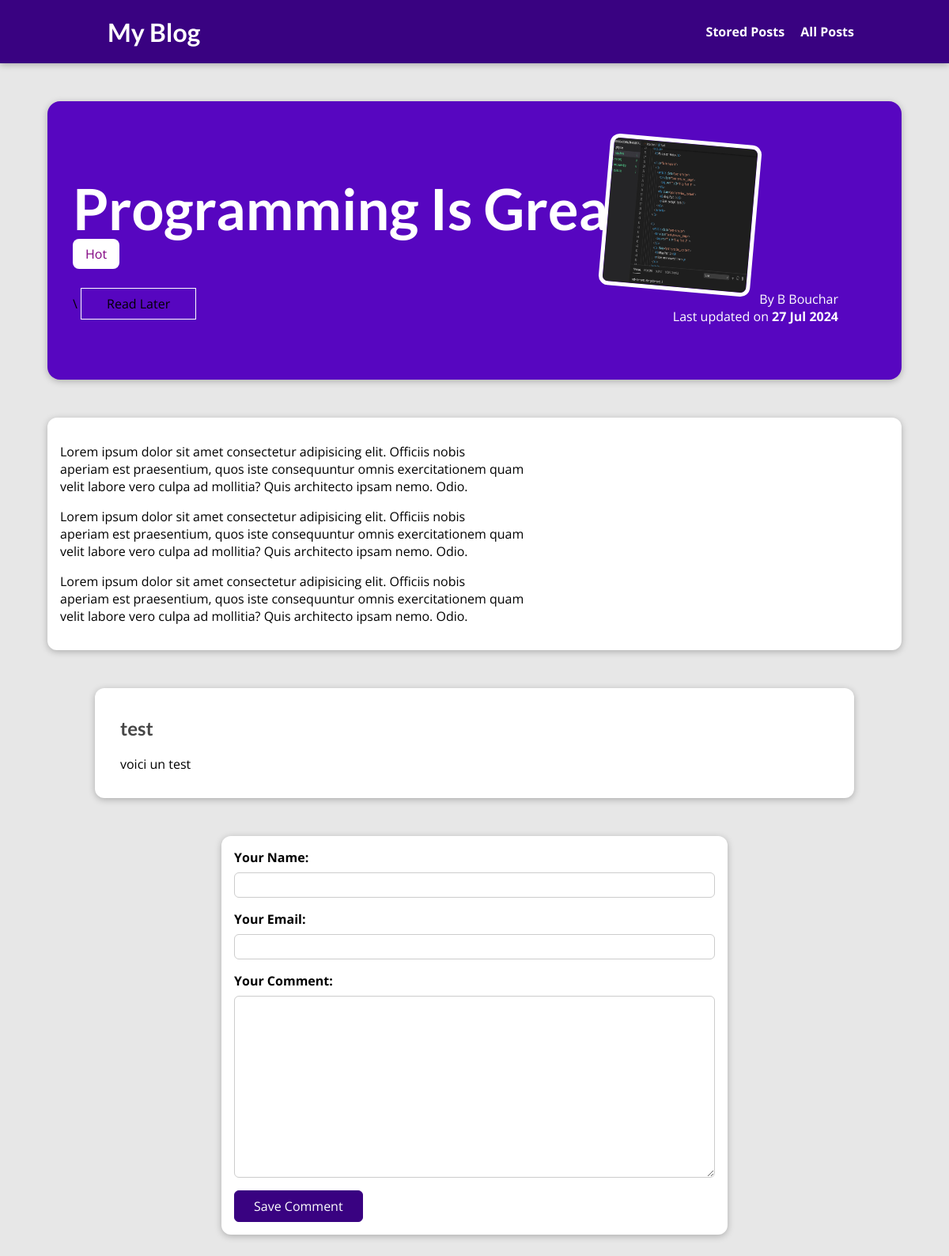
Page /posts/programming-is-fun on the committed database.
### blog/models.py (models this page shows, shortened)
class Post(models.Model):
    title = models.CharField(max_length=150)
    excerpt = models.CharField(max_length=200)
    image = models.ImageField(upload_to="posts", null = True)
    date = models.DateField(auto_now=True)
    slug = models.SlugField(unique=True, db_index=True)
    content = models.TextField(validators=[MinLengthValidator(10)])
    author = models.ForeignKey(Author, on_delete=models.SET_NULL, null=True, related_name="posts")
    tags = models.ManyToManyField(Tag)

class Tag(models.Model):
    caption = models.CharField(max_length=20)

class Author(models.Model):
    first_name = models.CharField(max_length=100)
    last_name = models.CharField(max_length=100)
    email_adresss = models.EmailField()
    def full_name(self):
        return f"{self.first_name} {self.last_name}"
    def __str__(self):
        return self.full_name()

class Comment(models.Model):
    user_name = models.CharField(max_length=120)
    user_email = models.EmailField()
    text = models.TextField(max_length=400)
    post = models.ForeignKey(Post, on_delete=models.CASCADE, related_name="comments")

### blog/views.py (the view, shortened to what this page needs)
# urls.py: path("posts/<slug:slug>", views.SinglePostView.as_view(), name="post-detail-page"),
class SinglePostView(View):
    def is_stored_post(self, request, post_id):
        stored_posts = request.session.get("stored_posts")
        if stored_posts is not None:
            is_saved_for_later = post_id in stored_posts
        else:
            is_saved_for_later = False
        return is_saved_for_later
    def get(self, request, slug):
        post = get_object_or_404(Post, slug=slug)
        context = {
            "post": post,
            "post_tags": post.tags.all(),
            "comment_form": CommentForm(),
            "comments": post.comments.all().order_by("-id"),
            "saved_for_later": self.is_stored_post(request, post.id)
        }
        return render(request, "blog/post-detail.html", context)

### blog/forms.py
class CommentForm(forms.ModelForm):
    class Meta:
        model = Comment
        exclude = ["post"]
        labels = {
            "user_name" : "Your Name",
            "user_email" : "Your Email",
            "text" : "Your Comment"
        }

### blog/templates/blog/post-detail.html (shortened to what this page needs)
{% extends "base.html" %}
{% load static %}
{% block css_files %}
    <link rel="stylesheet" href="{% static "blog/post-detail.css" %}">
{% endblock %}
{% block content %}
    <section id="summary">
        <h2>{{ post.title }}</h2>
        <div>
            {% for tag in post_tags %}
            <span class="tag"> {{ tag.caption }} </span>
            {% endfor %}
        </div>
        <div id="read-later">
            <form action="{% url "read-later" %}" method="POST">
                <input type="hidden" value="{{ post.id }}" name="post_id">\
                <button>
                    {% if saved_for_later %}
                        Remove
                    {% else %}
                        Read Later
                    {% endif %}
                </button>
            </form>
        </div>
        <article>
            <img src="{{ post.image.url }}" alt="Post Title" />
            <adress>By <a href="mailto:{{ post.author.email_adresss }}">{{ post.author }}</a></adress>
            <div>
                Last updated on <time>{{ post.date|date:"d M Y" }}</time>
            </div>
        </article>
    </section>
    <main>
        {{ post.content|linebreaks }}
    </main>
    <section id="comments">
        <ul>
            {% for comment in comments %}
                <li>
                    <h2>{{ comment.user_name }}</h2>
                    <p>{{ comment.text|linebreaks }}</p>
                </li>
            {% endfor %}
        </ul>
    </section>
    <div>
        <form action="{% url "post-detail-page" post.slug %}" method="POST" id="comment-form">
            {% for form_field in comment_form %}
                <div class="form-control{% if form_field.errors %} invalid {% endif %}">
                    {{ form_field.label_tag }}
                    {{ form_field }}
                </div>
            {% endfor %}
            <button> Save Comment </button>
        </form>
    </div>
{% endblock %}

### static/app.css (style rules this page uses)
* { box-sizing: border-box; }
html { font-family: 'Open Sans', 'Lato', sans-serif; }
body { margin: 0; }
h1, h2, h3 { font-family: 'Lato', sans-serif; font-weight: bold; }

### blog/static/blog/post-detail.css (style rules this page uses)
body { background-color: #e7e7e7; }
#summary { margin: 8rem auto 3rem auto; padding: 2rem; width: 90%; max-width: 90rem; border-radius: 16px; background-color: #5706c0; position: relative; box-shadow: 0 2px 8px rgba(0, 0, 0, 0.25); height: 22rem; }
#summary a { color: white; text-decoration: none; }
#summary h2 { color: white; font-size: 4.5rem; margin-bottom: 0.25rem; }
#summary article { position: absolute; top: 2rem; right: 3rem; padding: 1rem 2rem; border-radius: 12px; text-align: right; color: white; }
#summary article img { width: 12rem; height: 12rem; border-radius: 12px; transform: rotateZ(5deg); border: 5px solid white; margin-bottom: 1rem; }
#summary time { font-weight: bold; }
main { width: 90%; max-width: 90rem; margin: 3rem auto; background-color: white; padding: 1rem; border-radius: 12px; box-shadow: 0 2px 8px rgba(0, 0, 0, 0.25); }
.tag { background-color: white; color: purple; padding: 0.5rem 1rem; border-radius: 8px; }
#comment-form { margin: 3rem auto; width: 90%; max-width: 40rem; border-radius: 12px; background-color: white; box-shadow: 0 2px 8px rgba(0, 0, 0, 0.25); padding: 1rem; }
#comment-form button { font: inherit; background-color: #390281; color: white; border: 1px solid #390281; padding: 0.5rem 1.5rem; border-radius: 6px; cursor: pointer; }
.form-control { margin-bottom: 1rem; }
.form-control label { font-weight: bold; margin-bottom: 0.5rem; display: block; }
.form-control input, .form-control textarea { display: block; width: 100%; font: inherit; padding: 0.25rem; border-radius: 6px; border: 1px solid #ccc; }
#comments { margin: 3rem auto; width: 90%; max-width: 60rem; border-radius: 12px; background-color: white; box-shadow: 0 2px 8px rgba(0, 0, 0, 0.25); padding: 1rem 2rem; }
#comments ul { list-style: none; margin: 0; padding: 0; }
#read-later { margin: 2rem 0; }
#read-later button { background-color: transparent; border: 1px solid white; padding: 0.5rem 2rem; font: inherit; cursor: pointer; }
#comments li { margin-bottom: 1rem; border-bottom: 2px solid #ccc; }
#comments li:last-of-type { border-bottom: none; }
#comments h2 { color:#474747; }

### rows in the picture
Post: title "Programming Is Great!", image (picture), author "B Bouchar", date "27 Jul 2024", content "Lorem ipsum dolor sit amet consectetur adipisicing elit. Officiis nobis aperiam est praesentium, quos iste consequuntur omnis exercitationem quam velit labore vero culpa ad mollitia? Quis architecto ipsam nemo. Odio. Lorem ipsum dolor sit amet consectetur adipisicing elit. Officiis nobis aperiam est praesentium, quos iste consequuntur omnis exercitationem quam velit labore vero culpa ad mollitia? Quis architecto ipsam nemo. Odio. Lorem ipsum dolor sit amet consectetur adipisicing elit. Officiis nobis aperiam est praesentium, quos iste consequuntur omnis exercitationem quam velit labore vero culpa ad mollitia? Quis architecto ipsam nemo. Odio."
Tag: caption "Hot"
Comment: user_name "test", text "voici un test"
